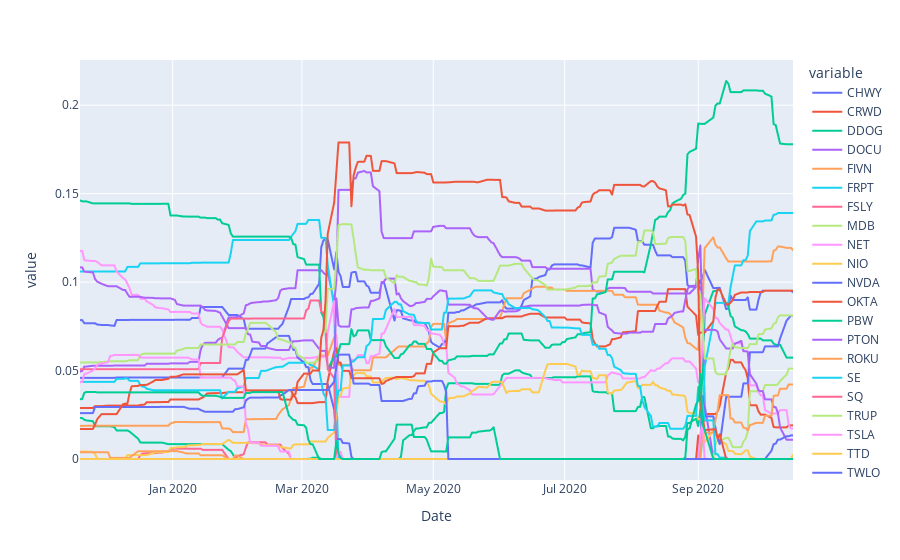

Write notebook code for a chart like this one.
### Code cell
r["weight_history"].plot()

### Figure 1 — Plotly figure (JSON) as saved in the notebook; plotly's stock layout.template omitted (floating-point values rounded to 4 significant figures; data arrays with more than 128 entries replaced by an {"elided": "..."} marker saying what was removed)
{"data": [{"hovertemplate": "variable=CHWY<br>Date=%{x}<br>value=%{y}<extra></extra>", "legendgroup": "CHWY", "line": {"color": "#636efa", "dash": "solid"}, "mode": "lines", "name": "CHWY", "showlegend": true, "type": "scattergl", "x": {"elided": "229 str values"}, "xaxis": "x", "y": {"elided": "229 float values"}, "yaxis": "y"}, {"hovertemplate": "variable=CRWD<br>Date=%{x}<br>value=%{y}<extra></extra>", "legendgroup": "CRWD", "line": {"color": "#EF553B", "dash": "solid"}, "mode": "lines", "name": "CRWD", "showlegend": true, "type": "scattergl", "x": {"elided": "229 str values"}, "xaxis": "x", "y": {"elided": "229 float values"}, "yaxis": "y"}, {"hovertemplate": "variable=DDOG<br>Date=%{x}<br>value=%{y}<extra></extra>", "legendgroup": "DDOG", "line": {"color": "#00cc96", "dash": "solid"}, "mode": "lines", "name": "DDOG", "showlegend": true, "type": "scattergl", "x": {"elided": "229 str values"}, "xaxis": "x", "y": {"elided": "229 float values"}, "yaxis": "y"}, {"hovertemplate": "variable=DOCU<br>Date=%{x}<br>value=%{y}<extra></extra>", "legendgroup": "DOCU", "line": {"color": "#ab63fa", "dash": "solid"}, "mode": "lines", "name": "DOCU", "showlegend": true, "type": "scattergl", "x": {"elided": "229 str values"}, "xaxis": "x", "y": {"elided": "229 float values"}, "yaxis": "y"}, {"hovertemplate": "variable=FIVN<br>Date=%{x}<br>value=%{y}<extra></extra>", "legendgroup": "FIVN", "line": {"color": "#FFA15A", "dash": "solid"}, "mode": "lines", "name": "FIVN", "showlegend": true, "type": "scattergl", "x": {"elided": "229 str values"}, "xaxis": "x", "y": {"elided": "229 float values"}, "yaxis": "y"}, {"hovertemplate": "variable=FRPT<br>Date=%{x}<br>value=%{y}<extra></extra>", "legendgroup": "FRPT", "line": {"color": "#19d3f3", "dash": "solid"}, "mode": "lines", "name": "FRPT", "showlegend": true, "type": "scattergl", "x": {"elided": "229 str values"}, "xaxis": "x", "y": {"elided": "229 float values"}, "yaxis": "y"}, {"hovertemplate": "variable=FSLY<br>Date=%{x}<br>value=%{y}<extra></extra>", "legendgroup": "FSLY", "line": {"color": "#FF6692", "dash": "solid"}, "mode": "lines", "name": "FSLY", "showlegend": true, "type": "scattergl", "x": {"elided": "229 str values"}, "xaxis": "x", "y": {"elided": "229 float values"}, "yaxis": "y"}, {"hovertemplate": "variable=MDB<br>Date=%{x}<br>value=%{y}<extra></extra>", "legendgroup": "MDB", "line": {"color": "#B6E880", "dash": "solid"}, "mode": "lines", "name": "MDB", "showlegend": true, "type": "scattergl", "x": {"elided": "229 str values"}, "xaxis": "x", "y": {"elided": "229 float values"}, "yaxis": "y"}, {"hovertemplate": "variable=NET<br>Date=%{x}<br>value=%{y}<extra></extra>", "legendgroup": "NET", "line": {"color": "#FF97FF", "dash": "solid"}, "mode": "lines", "name": "NET", "showlegend": true, "type": "scattergl", "x": {"elided": "229 str values"}, "xaxis": "x", "y": {"elided": "229 float values"}, "yaxis": "y"}, {"hovertemplate": "variable=NIO<br>Date=%{x}<br>value=%{y}<extra></extra>", "legendgroup": "NIO", "line": {"color": "#FECB52", "dash": "solid"}, "mode": "lines", "name": "NIO", "showlegend": true, "type": "scattergl", "x": {"elided": "229 str values"}, "xaxis": "x", "y": {"elided": "229 float values"}, "yaxis": "y"}, {"hovertemplate": "variable=NVDA<br>Date=%{x}<br>value=%{y}<extra></extra>", "legendgroup": "NVDA", "line": {"color": "#636efa", "dash": "solid"}, "mode": "lines", "name": "NVDA", "showlegend": true, "type": "scattergl", "x": {"elided": "229 str values"}, "xaxis": "x", "y": {"elided": "229 float values"}, "yaxis": "y"}, {"hovertemplate": "variable=OKTA<br>Date=%{x}<br>value=%{y}<extra></extra>", "legendgroup": "OKTA", "line": {"color": "#EF553B", "dash": "solid"}, "mode": "lines", "name": "OKTA", "showlegend": true, "type": "scattergl", "x": {"elided": "229 str values"}, "xaxis": "x", "y": {"elided": "229 float values"}, "yaxis": "y"}, {"hovertemplate": "variable=PBW<br>Date=%{x}<br>value=%{y}<extra></extra>", "legendgroup": "PBW", "line": {"color": "#00cc96", "dash": "solid"}, "mode": "lines", "name": "PBW", "showlegend": true, "type": "scattergl", "x": {"elided": "229 str values"}, "xaxis": "x", "y": {"elided": "229 float values"}, "yaxis": "y"}, {"hovertemplate": "variable=PTON<br>Date=%{x}<br>value=%{y}<extra></extra>", "legendgroup": "PTON", "line": {"color": "#ab63fa", "dash": "solid"}, "mode": "lines", "name": "PTON", "showlegend": true, "type": "scattergl", "x": {"elided": "229 str values"}, "xaxis": "x", "y": {"elided": "229 float values"}, "yaxis": "y"}, {"hovertemplate": "variable=ROKU<br>Date=%{x}<br>value=%{y}<extra></extra>", "legendgroup": "ROKU", "line": {"color": "#FFA15A", "dash": "solid"}, "mode": "lines", "name": "ROKU", "showlegend": true, "type": "scattergl", "x": {"elided": "229 str values"}, "xaxis": "x", "y": {"elided": "229 float values"}, "yaxis": "y"}, {"hovertemplate": "variable=SE<br>Date=%{x}<br>value=%{y}<extra></extra>", "legendgroup": "SE", "line": {"color": "#19d3f3", "dash": "solid"}, "mode": "lines", "name": "SE", "showlegend": true, "type": "scattergl", "x": {"elided": "229 str values"}, "xaxis": "x", "y": {"elided": "229 float values"}, "yaxis": "y"}, {"hovertemplate": "variable=SQ<br>Date=%{x}<br>value=%{y}<extra></extra>", "legendgroup": "SQ", "line": {"color": "#FF6692", "dash": "solid"}, "mode": "lines", "name": "SQ", "showlegend": true, "type": "scattergl", "x": {"elided": "229 str values"}, "xaxis": "x", "y": {"elided": "229 float values"}, "yaxis": "y"}, {"hovertemplate": "variable=TRUP<br>Date=%{x}<br>value=%{y}<extra></extra>", "legendgroup": "TRUP", "line": {"color": "#B6E880", "dash": "solid"}, "mode": "lines", "name": "TRUP", "showlegend": true, "type": "scattergl", "x": {"elided": "229 str values"}, "xaxis": "x", "y": {"elided": "229 float values"}, "yaxis": "y"}, {"hovertemplate": "variable=TSLA<br>Date=%{x}<br>value=%{y}<extra></extra>", "legendgroup": "TSLA", "line": {"color": "#FF97FF", "dash": "solid"}, "mode": "lines", "name": "TSLA", "showlegend": true, "type": "scattergl", "x": {"elided": "229 str values"}, "xaxis": "x", "y": {"elided": "229 float values"}, "yaxis": "y"}, {"hovertemplate": "variable=TTD<br>Date=%{x}<br>value=%{y}<extra></extra>", "legendgroup": "TTD", "line": {"color": "#FECB52", "dash": "solid"}, "mode": "lines", "name": "TTD", "showlegend": true, "type": "scattergl", "x": {"elided": "229 str values"}, "xaxis": "x", "y": {"elided": "229 int values"}, "yaxis": "y"}, {"hovertemplate": "variable=TWLO<br>Date=%{x}<br>value=%{y}<extra></extra>", "legendgroup": "TWLO", "line": {"color": "#636efa", "dash": "solid"}, "mode": "lines", "name": "TWLO", "showlegend": true, "type": "scattergl", "x": {"elided": "229 str values"}, "xaxis": "x", "y": {"elided": "229 float values"}, "yaxis": "y"}, {"hovertemplate": "variable=ZM<br>Date=%{x}<br>value=%{y}<extra></extra>", "legendgroup": "ZM", "line": {"color": "#EF553B", "dash": "solid"}, "mode": "lines", "name": "ZM", "showlegend": true, "type": "scattergl", "x": {"elided": "229 str values"}, "xaxis": "x", "y": {"elided": "229 float values"}, "yaxis": "y"}, {"hovertemplate": "variable=ZS<br>Date=%{x}<br>value=%{y}<extra></extra>", "legendgroup": "ZS", "line": {"color": "#00cc96", "dash": "solid"}, "mode": "lines", "name": "ZS", "showlegend": true, "type": "scattergl", "x": {"elided": "229 str values"}, "xaxis": "x", "y": {"elided": "229 float values"}, "yaxis": "y"}], "layout": {"legend": {"title": {"text": "variable"}, "tracegroupgap": 0}, "margin": {"t": 60}, "xaxis": {"anchor": "y", "domain": [0, 1], "title": {"text": "Date"}}, "yaxis": {"anchor": "x", "domain": [0, 1], "title": {"text": "value"}}}}
